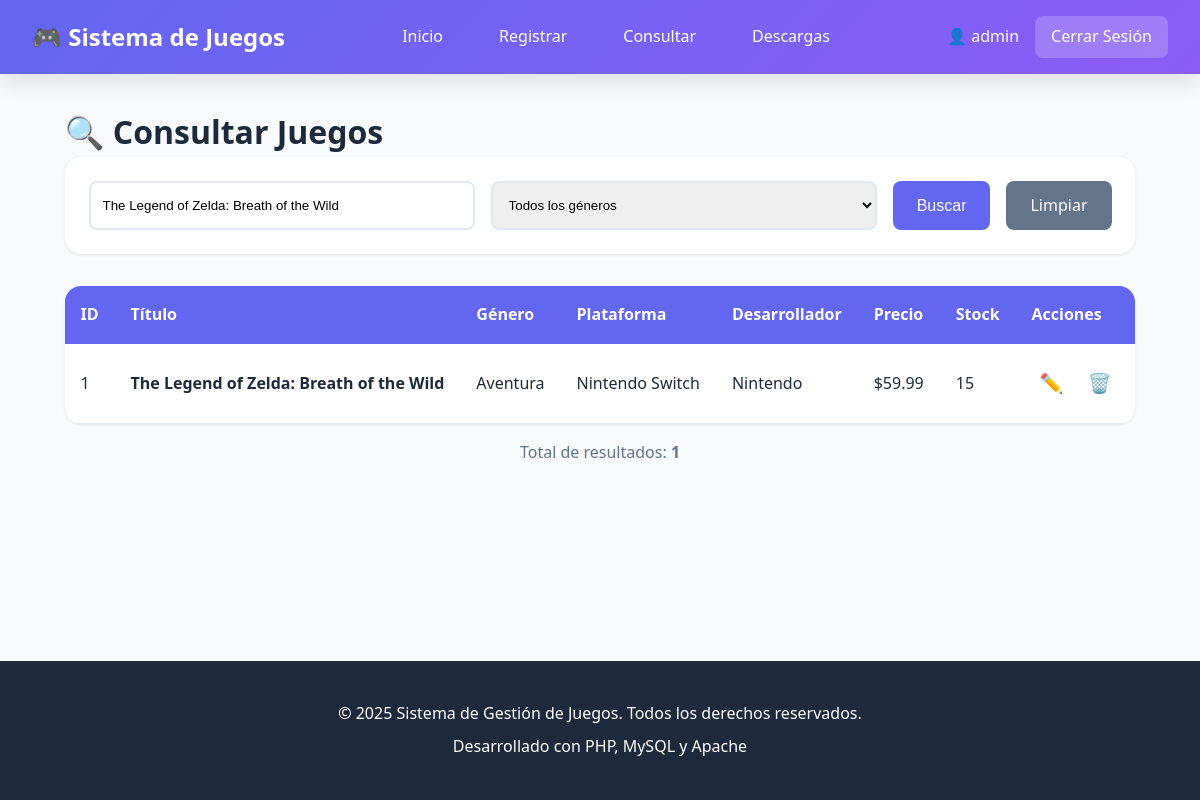
/consultas.php?busqueda=The Legend of Zelda: Breath of the Wild (signed in), run on the app's committed database.
### tables this page shows
CREATE TABLE IF NOT EXISTS juegos (
    id_juego INT AUTO_INCREMENT PRIMARY KEY,
    titulo VARCHAR(150) NOT NULL,
    genero VARCHAR(50) NOT NULL,
    plataforma VARCHAR(100) NOT NULL,
    desarrollador VARCHAR(100),
    fecha_lanzamiento DATE,
    precio DECIMAL(10, 2) DEFAULT 0.00,
    clasificacion VARCHAR(10),
    descripcion TEXT,
    stock INT DEFAULT 0,
    imagen_url VARCHAR(255),
    fecha_registro TIMESTAMP DEFAULT CURRENT_TIMESTAMP,
    fecha_actualizacion TIMESTAMP DEFAULT CURRENT_TIMESTAMP ON UPDATE CURRENT_TIMESTAMP,
    INDEX idx_titulo (titulo),
    INDEX idx_genero (genero),
    INDEX idx_plataforma (plataforma)
);

### config.php (called while the page is built, shortened)
<?php
try {
    $conn = new mysqli(DB_HOST, DB_USER, DB_PASS, DB_NAME);
    $conn->set_charset("utf8mb4");
} catch (Exception $e) {
    die("Error al conectar con la base de datos: " . $e->getMessage());
}
function limpiarDatos($data) {
    global $conn;
    $data = trim($data);
    $data = stripslashes($data);
    $data = htmlspecialchars($data);
    return $conn->real_escape_string($data);
}
?>

### consultas.php (the view, shortened to what this page needs)
<?php
require_once 'config.php';
$busqueda = isset($_GET['busqueda']) ? limpiarDatos($_GET['busqueda']) : '';
$sql = "SELECT * FROM juegos WHERE 1=1";
$params = [];
$types = "";
if (!empty($busqueda)) {
    $sql .= " AND (titulo LIKE ? OR desarrollador LIKE ? OR plataforma LIKE ?)";
    $busqueda_param = "%$busqueda%";
    $params[] = $busqueda_param;
    $params[] = $busqueda_param;
    $params[] = $busqueda_param;
    $types .= "sss";
}
$sql .= " ORDER BY fecha_registro DESC";
$stmt = $conn->prepare($sql);
if (!empty($params)) {
    $stmt->bind_param($types, ...$params);
}
$stmt->execute();
$resultado = $stmt->get_result();
?>
<!DOCTYPE html>
<html lang="es">
<head>
    <link rel="stylesheet" href="css/styles.css">
</head>
<body>
    <?php include 'includes/header.php'; ?>
    <div class="container">
        <h1>🔍 Consultar Juegos</h1>
        <div class="search-container">
            <form method="GET" action="" class="search-form">
                <input type="text" name="busqueda" placeholder="Buscar por título, desarrollador o plataforma..."
                       value="<?php echo htmlspecialchars($busqueda); ?>">
                <select name="genero">
                    <option value="">Todos los géneros</option>
                </select>
                <button type="submit" class="btn btn-primary">Buscar</button>
                <a href="consultas.php" class="btn btn-secondary">Limpiar</a>
            </form>
        </div>
        <div class="table-container">
            <table class="data-table">
                <thead>
                    <tr>
                        <th>ID</th>
                        <th>Título</th>
                        <th>Género</th>
                        <th>Plataforma</th>
                        <th>Desarrollador</th>
                        <th>Precio</th>
                        <th>Stock</th>
                        <th>Acciones</th>
                    </tr>
                </thead>
                <tbody>
                    <?php if ($resultado->num_rows > 0): ?>
                        <?php while ($juego = $resultado->fetch_assoc()): ?>
                            <tr>
                                <td><?php echo $juego['id_juego']; ?></td>
                                <td><strong><?php echo htmlspecialchars($juego['titulo']); ?></strong></td>
                                <td><?php echo htmlspecialchars($juego['genero']); ?></td>
                                <td><?php echo htmlspecialchars($juego['plataforma']); ?></td>
                                <td><?php echo htmlspecialchars($juego['desarrollador']); ?></td>
                                <td>$<?php echo number_format($juego['precio'], 2); ?></td>
                                <td><?php echo $juego['stock']; ?></td>
                                <td class="actions">
                                    <a href="editar.php?id=<?php echo $juego['id_juego']; ?>" class="btn-action btn-edit" title="Editar">✏️</a>
                                    <a href="?eliminar=<?php echo $juego['id_juego']; ?>"
                                       class="btn-action btn-delete"
                                       title="Eliminar"
                                       onclick="return confirm('¿Está seguro de eliminar este juego?')">🗑️</a>
                                </td>
                            </tr>
                        <?php endwhile; ?>
                    <?php else: ?>
                        <tr>
                            <td colspan="8" class="no-data">No se encontraron juegos</td>
                        </tr>
                    <?php endif; ?>
                </tbody>
            </table>
        </div>
        <div class="results-info">
            <p>Total de resultados: <strong><?php echo $resultado->num_rows; ?></strong></p>
        </div>
    </div>
    <?php include 'includes/footer.php'; ?>
</body>
</html>

### css/styles.css (style rules this page uses)
* { margin: 0; padding: 0; box-sizing: border-box; }
:root { --primary-color: #6366f1; --primary-dark: #4f46e5; --secondary-color: #8b5cf6; --success-color: #10b981; --error-color: #ef4444; --warning-color: #f59e0b; --bg-color: #f8fafc; --card-bg: #ffffff; --text-color: #1e293b; --text-light: #64748b; --border-color: #e2e8f0; --shadow: 0 1px 3px rgba(0, 0, 0, 0.1); --shadow-lg: 0 10px 25px rgba(0, 0, 0, 0.1); }
body { font-family: 'Segoe UI', Tahoma, Geneva, Verdana, sans-serif; background-color: var(--bg-color); color: var(--text-color); line-height: 1.6; min-height: 100vh; display: flex; flex-direction: column; }
.container { max-width: 1200px; margin: 2rem auto; padding: 0 2rem; flex: 1; }
.btn { padding: 0.75rem 1.5rem; border: none; border-radius: 0.5rem; font-size: 1rem; cursor: pointer; text-decoration: none; display: inline-block; transition: all 0.3s; }
.btn-primary { background: var(--primary-color); color: white; }
.btn-secondary { background: var(--text-light); color: white; }
.search-container { background: var(--card-bg); padding: 1.5rem; border-radius: 1rem; box-shadow: var(--shadow); margin-bottom: 2rem; }
.search-form { display: flex; gap: 1rem; flex-wrap: wrap; }
.search-form input, .search-form select { flex: 1; min-width: 200px; padding: 0.75rem; border: 2px solid var(--border-color); border-radius: 0.5rem; }
.table-container { background: var(--card-bg); border-radius: 1rem; box-shadow: var(--shadow); overflow-x: auto; }
.data-table { width: 100%; border-collapse: collapse; }
.data-table thead { background: var(--primary-color); color: white; }
.data-table th, .data-table td { padding: 1rem; text-align: left; }
.data-table tbody tr { border-bottom: 1px solid var(--border-color); transition: background 0.3s; }
.data-table .actions { display: flex; gap: 0.5rem; }
.btn-action { padding: 0.5rem; border-radius: 0.25rem; text-decoration: none; font-size: 1.2rem; transition: transform 0.2s; }
.results-info { margin-top: 1rem; text-align: center; color: var(--text-light); }

### data on the page
juegos: id_juego "1", titulo "The Legend of Zelda: Breath of the Wild", genero "Aventura", plataforma "Nintendo Switch", desarrollador "Nintendo", precio "59.99", stock "15"

### other printed values
$_SESSION['nombre_usuario'] "admin"
$resultado->num_rows "1"
